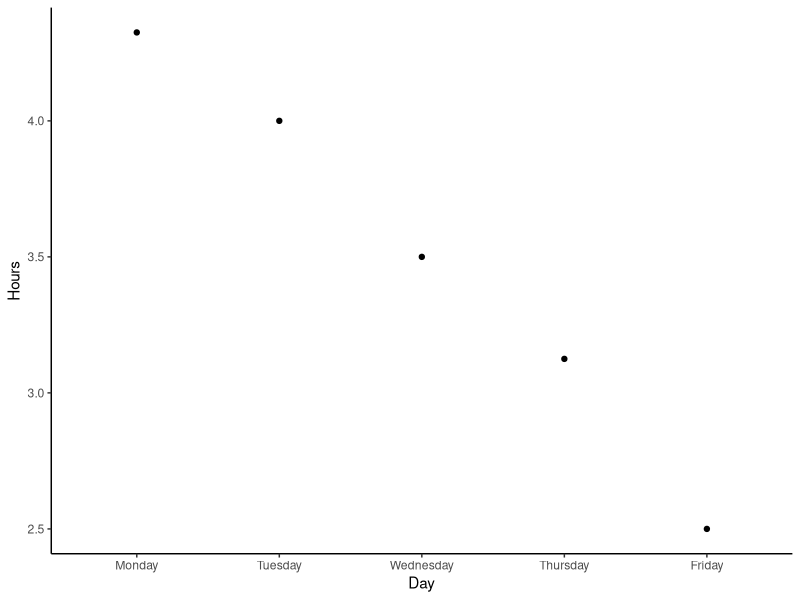

Reproduce this figure in R.
#Generate a scatter plot showing the average time I spent in meetings (per day) during the month of November.

data = read.table("MeetingData.csv", header = TRUE, sep = ",", stringsAsFactors = FALSE)
data$Day <- factor(data$Day, levels = data$Day)
library(ggplot2)
ggplot(data, aes(x = Day, y = Hours)) +
  geom_point() +
  theme_classic() +
  geom_smooth(method = "lm")

 
